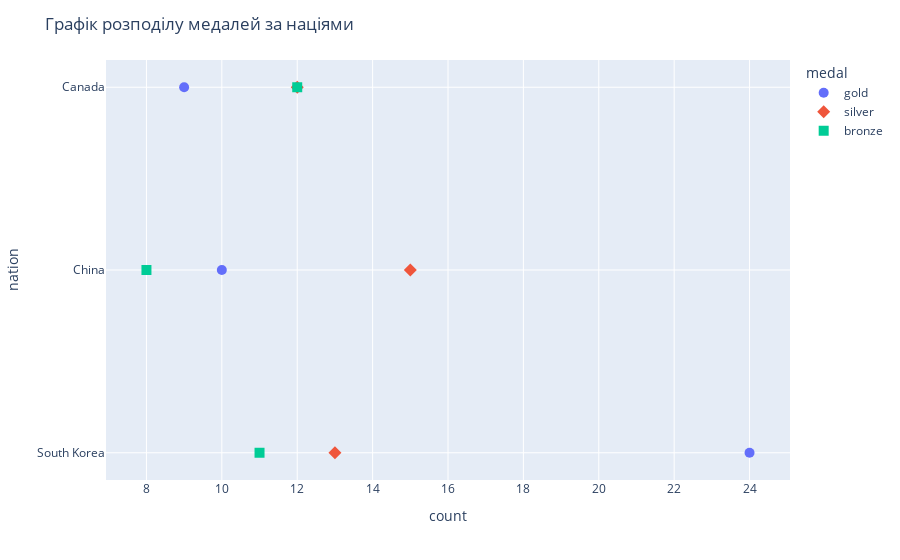

Notebook cell for this chart:
### Code cell
# Створення розподільчого графіку
fig = px.scatter(medal, x='count', y='nation', color='medal', symbol='medal')

fig.update_traces(textposition='top center', marker_size=10)
fig.update_layout(title="Графік розподілу медалей за націями")
fig.show()

### Figure 1 — Plotly figure (JSON) as saved in the notebook; plotly's stock layout.template omitted (floating-point values rounded to 4 significant figures)
{"data": [{"hovertemplate": "medal=gold<br>count=%{x}<br>nation=%{y}<extra></extra>", "legendgroup": "gold", "marker": {"color": "#636efa", "size": 10, "symbol": "circle"}, "mode": "markers", "name": "gold", "orientation": "h", "showlegend": true, "textposition": "top center", "type": "scatter", "x": [24, 10, 9], "xaxis": "x", "y": ["South Korea", "China", "Canada"], "yaxis": "y"}, {"hovertemplate": "medal=silver<br>count=%{x}<br>nation=%{y}<extra></extra>", "legendgroup": "silver", "marker": {"color": "#EF553B", "size": 10, "symbol": "diamond"}, "mode": "markers", "name": "silver", "orientation": "h", "showlegend": true, "textposition": "top center", "type": "scatter", "x": [13, 15, 12], "xaxis": "x", "y": ["South Korea", "China", "Canada"], "yaxis": "y"}, {"hovertemplate": "medal=bronze<br>count=%{x}<br>nation=%{y}<extra></extra>", "legendgroup": "bronze", "marker": {"color": "#00cc96", "size": 10, "symbol": "square"}, "mode": "markers", "name": "bronze", "orientation": "h", "showlegend": true, "textposition": "top center", "type": "scatter", "x": [11, 8, 12], "xaxis": "x", "y": ["South Korea", "China", "Canada"], "yaxis": "y"}], "layout": {"legend": {"title": {"text": "medal"}, "tracegroupgap": 0}, "margin": {"t": 60}, "title": {"text": "Графік розподілу медалей за націями"}, "xaxis": {"anchor": "y", "domain": [0, 1], "title": {"text": "count"}}, "yaxis": {"anchor": "x", "domain": [0, 1], "title": {"text": "nation"}}}}
